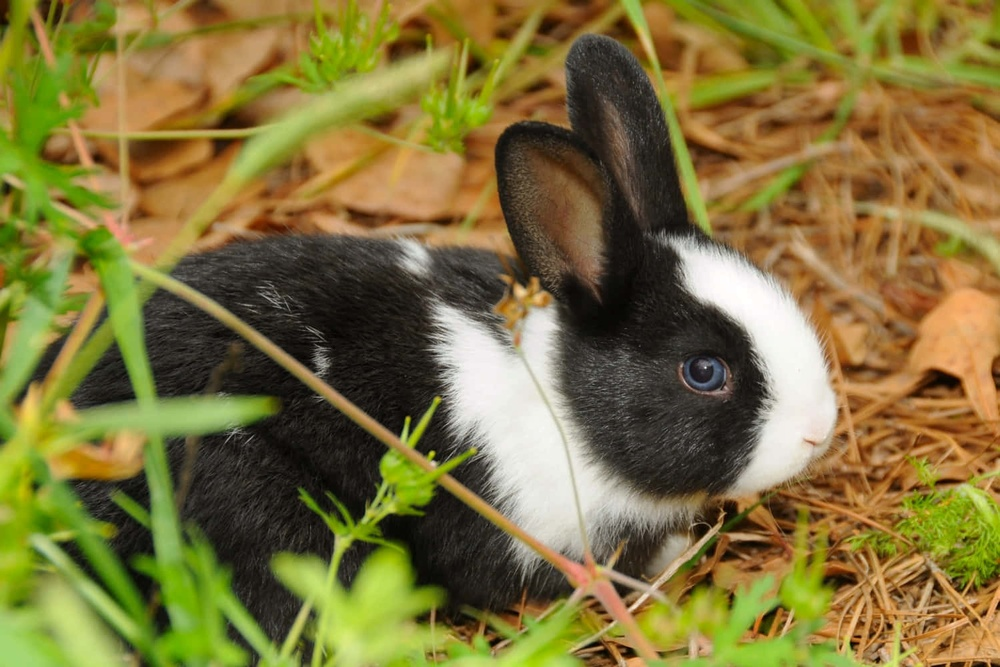
#> input picture bunny.jpg, 1000 x 667 px, shrunk from 1499 x 1000 before the run
$ python script.py bunny.jpg out.png
#> lines starting #> are read from the running program, lines starting #| are printed output that depends on the picture
import numpy as np
from PIL import Image
from sklearn.cluster import KMeans
import cv2
import argparse

def bilateral_smooth(arr, d=9, sigma_color=75, sigma_space=75):
    """Smooth flat areas while preserving strong edges (pre-quantize step)."""
    return cv2.bilateralFilter(arr, d, sigma_color, sigma_space)

def add_brush_strokes(arr, radius=6, sigma=60):
    """Give quantized color regions a painted/stroked texture (post-quantize step)."""
    # cv2.stylization softens + adds a painterly stroke feel while respecting edges
    return cv2.stylization(arr, sigma_s=radius * 10, sigma_r=sigma / 100.0)

def quantize_image(input_path, output_path, k=8, smooth=True, brush=False,
                    smooth_strength=75, brush_radius=6, brush_sigma=60):
#> called with input_path = 'bunny.jpg', output_path = 'out.png', k = 8, smooth = False, brush = False, smooth_strength = 75, brush_radius = 6, brush_sigma = 60
    img = Image.open(input_path).convert("RGB")
#> img is the input picture: PIL image 1000x667 RGB; mean R, G, B 127.1, 114.7, 59.3
    arr = np.array(img)
    h, w, c = arr.shape
#> h = 667; w = 1000; c = 3

    if smooth:
        print(f"Applying bilateral smoothing (strength={smooth_strength})...")
        arr = bilateral_smooth(arr, sigma_color=smooth_strength, sigma_space=smooth_strength)

    pixels = arr.reshape(-1, 3).astype(np.float32)

    print(f"Running k-means with k={k} on {pixels.shape[0]} pixels...")
#> (printed output is left out)
    kmeans = KMeans(n_clusters=k, n_init=4, random_state=42)
    labels = kmeans.fit_predict(pixels)
    centers = kmeans.cluster_centers_.astype(np.uint8)

    new_pixels = centers[labels]
    new_arr = new_pixels.reshape(h, w, 3)
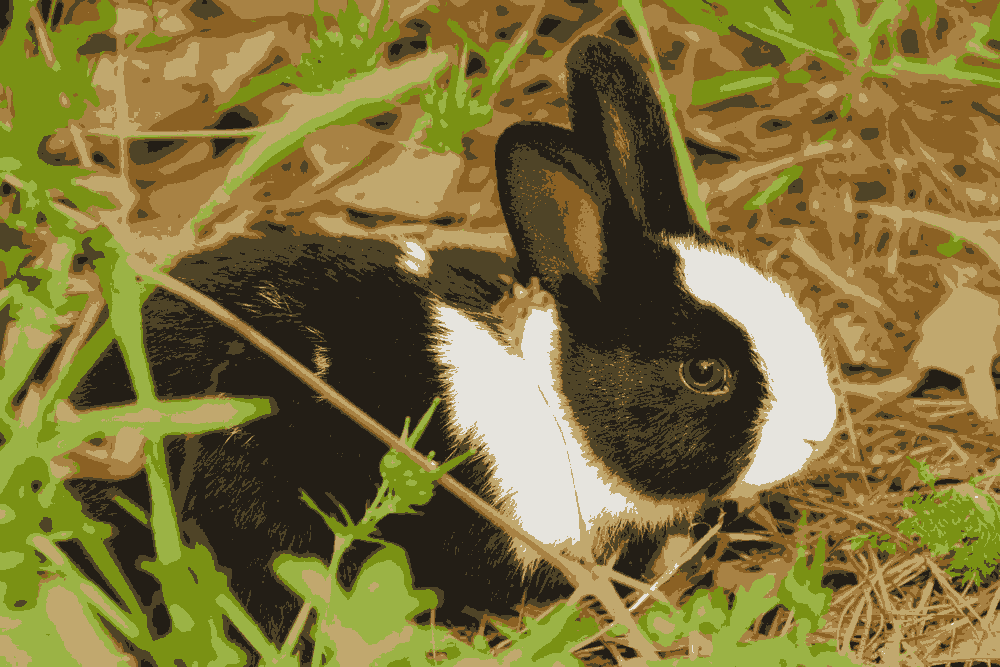
#> new_arr: shape (667, 1000, 3); mean of channels 0, 1, 2 126.7, 114.2, 58.7; drawn as R, G, B

    if brush:
        print(f"Adding brush-stroke texture (radius={brush_radius}, sigma={brush_sigma})...")
        new_arr = add_brush_strokes(new_arr, radius=brush_radius, sigma=brush_sigma)

    out_img = Image.fromarray(new_arr, mode="RGB")
    out_img.save(output_path)
    print(f"Saved to {output_path}")

if __name__ == "__main__":
    parser = argparse.ArgumentParser(description="K-means color quantization with optional painterly effects.")
    parser.add_argument("input_path", help="Path to input image")
    parser.add_argument("output_path", help="Path to save output image")
    parser.add_argument("k", type=int, nargs="?", default=8, help="Number of colors (default: 8)")
    parser.add_argument("--smooth", action="store_true", help="Apply bilateral smoothing before quantizing")
    parser.add_argument("--smooth-strength", type=int, default=75,
                         help="Bilateral smoothing strength, higher = smoother/more painterly (default: 75)")
    parser.add_argument("--brush", action="store_true", help="Apply brush-stroke texture after quantizing")
    parser.add_argument("--brush-radius", type=int, default=6,
                         help="Brush stroke size, higher = coarser strokes (default: 6)")
    parser.add_argument("--brush-sigma", type=int, default=60,
                         help="Brush stroke color blending, higher = more blended (default: 60)")
    args = parser.parse_args()

    quantize_image(
        args.input_path, args.output_path, args.k,
        smooth=args.smooth, brush=args.brush,
        smooth_strength=args.smooth_strength,
        brush_radius=args.brush_radius, brush_sigma=args.brush_sigma,
    )
